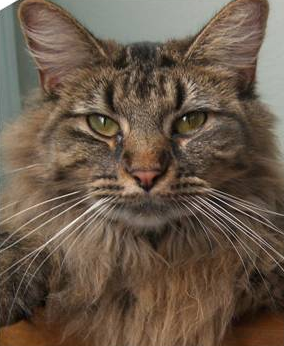
%> input picture CMU15-463/proj2-hybridimages/a.bmp, 284 x 346 px
$ octave Untitled.m   (GNU Octave 9; MATLAB toolbox functions it lacks are replaced by stand-ins)
%> lines starting %> are read from the running program, lines starting %| are printed output that depends on the picture
a=imread('a.bmp');
%> a is the input picture: size 346x284x3 uint8; mean R, G, B 105.6, 88.8, 73.3
gb=mean(a,3);
gb=gb(1:322,1:278);
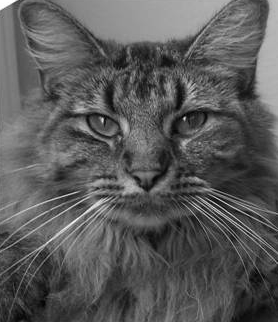
%> gb: size 322x278 double; min 0, max 255, mean 89.9

b=imread('b.bmp');
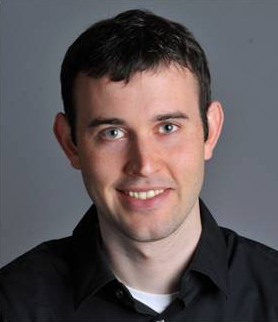
%> input picture CMU15-463/proj2-hybridimages/b.bmp, 278 x 322 px
%> b is the input picture: size 322x278x3 uint8; mean R, G, B 93.8, 85.3, 87
ga=mean(b,3);

h1 = fspecial('gaussian',21,50);
fa=filter2(h1,ga);
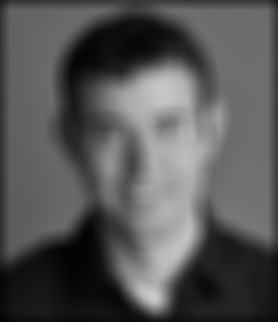
%> fa: size 322x278 double; min 2.6, max 201.6, mean 86

h2 = fspecial('gaussian',21,1);
fb=gb-filter2(h2,gb);
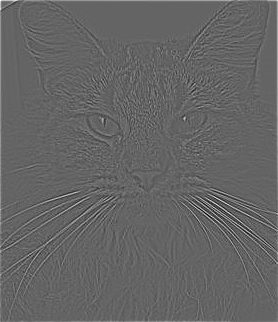
%> fb: size 322x278 double; min -84.73, max 130.3, mean 0.5; drawn with min black and max white
d=(fa+fb)/2;
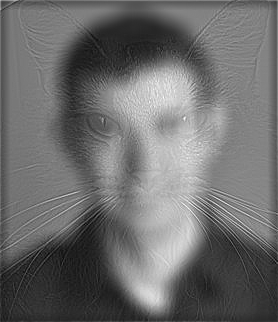
%> d: size 322x278 double; min -14.92, max 120.8, mean 43.3; drawn with min black and max white
imshow(uint8(d))
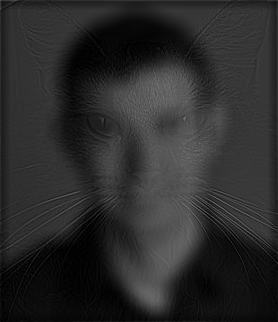
%> displayed picture: size 322x278, on the screen's scale of 0 to 255; min 0, max 121, mean 43.3
imwrite(uint8(d),'des.bmp')

figure, imagesc(log(abs(fftshift(fft2(ga)))))
%> after `imagesc(log(abs(fftshift(fft2(ga)))))`:
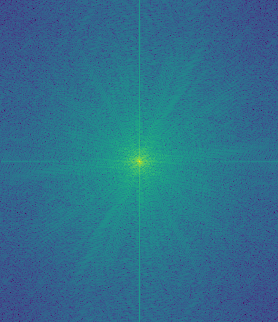
%> displayed picture: size 322x278x3, on the screen's scale of 0 to 255; mean R, G, B 46.2, 111.4, 140.7
